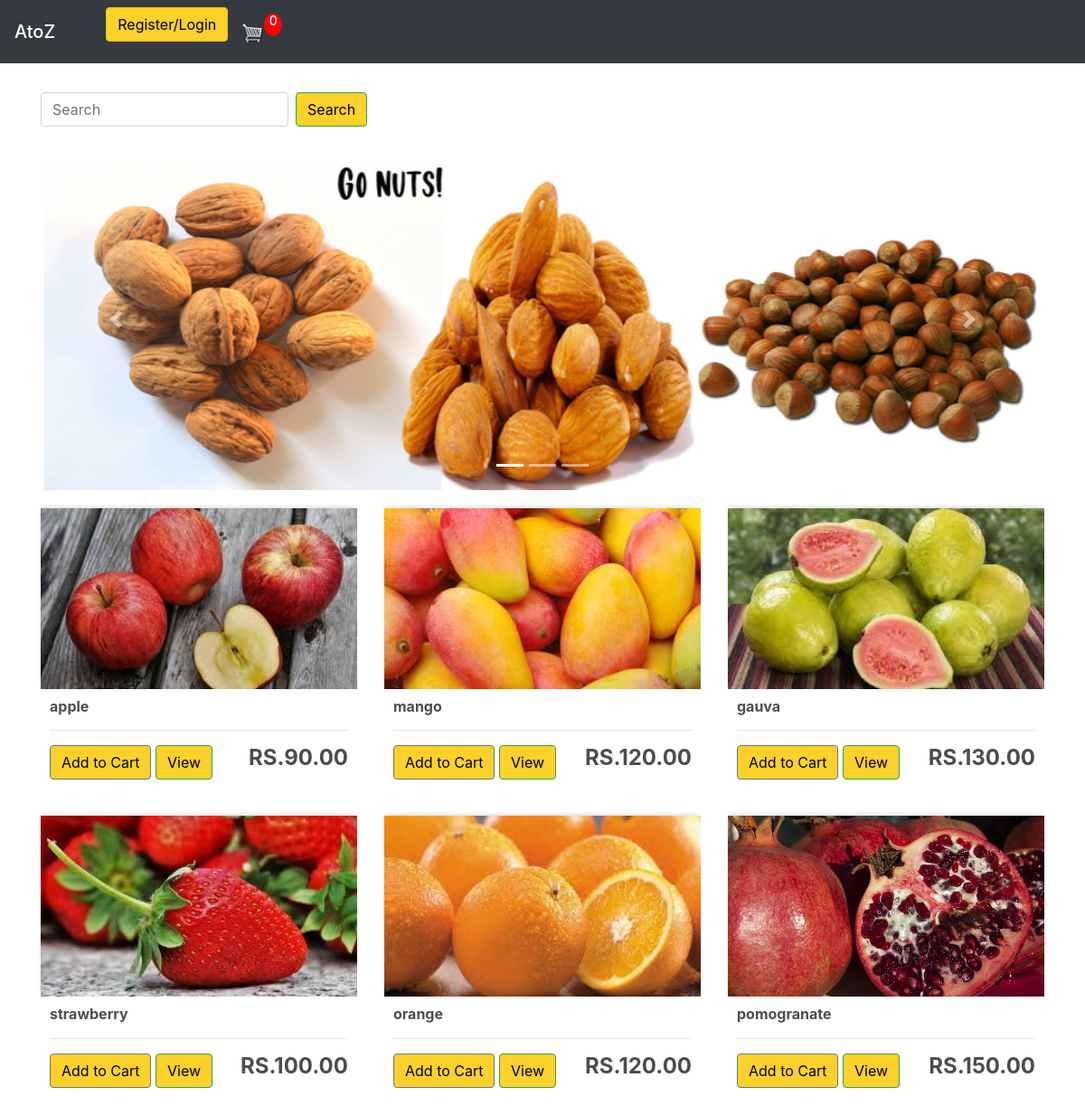
Screenshot of /user/add/ with the database file from the repository.
### atoz_store/models.py (models this page shows, shortened)
class Product(models.Model):
    catagory_choice = (
        ("FR","fruit"),
        ("DR","dryfruit"),
        ("VG","vegitable"),
        ("oth","other"),
         )
    name = models.CharField(max_length=128,null=True,)
    catagory = models.CharField(max_length=30,choices= catagory_choice ,null=True)
    price = models.DecimalField(max_digits=7, decimal_places=2)
    image = models.ImageField(null=True,blank=True)
    prodtype =models.BooleanField(default=True)
    @property
    def imageURL(self):
        try:
            url = self.image.url
        except:
            url = ''
        return url

### atoz_store/views.py (the view)
# urls.py: path('',views.store,name="store"),
def store(request):
    if request.user.is_authenticated:
        email = request.user.email
        name = request.user.first_name
        customer,created = Customer.objects.get_or_create(
            email=email,
        )
        customer.name = name
        customer.save()
        order,created = Order.objects.get_or_create(customer=customer,complete=False)
        items= order.orderitem_set.all()
        cartItems = order.get_cart_items
    else:
        items=[]
        order ={'get_cart.total':0,'get_cart_items':0}
        cartItems=order['get_cart_items']
    products = Product.objects.all()
    context = {'products':products,'cartItems':cartItems}
    return render(request ,'atoz_store/store.html',context)

### atoz_store/Templates/atoz_store/store.html (shortened to what this page needs)
{% extends 'atoz_store/main.html' %}
{% load static %}
{% block content %}
<div>
<form  class="form-inline my-2 my-lg-0">
	<input class="form-control mr-sm-2" type="search" placeholder="Search" aria-label="Search">
	<button class="btn btn-outline-success my-2 my-sm-0" type="submit">Search</button>
  </form>
  <br>
  <div id="carouselExampleIndicators" class="carousel slide" data-ride="carousel">
	<ol class="carousel-indicators">
	  <li data-target="#carouselExampleIndicators" data-slide-to="0" class="active"></li>
	  <li data-target="#carouselExampleIndicators" data-slide-to="1"></li>
	  <li data-target="#carouselExampleIndicators" data-slide-to="2"></li>
	</ol>
	<div class="carousel-inner">
	  <div class="carousel-item active">
		<img src="{% static  'images/capture4.png' %}" class="d-block w-100" alt="...">
	  </div>
	</div>
	<a class="carousel-control-prev" href="#carouselExampleIndicators" role="button" data-slide="prev">
	  <span class="carousel-control-prev-icon" aria-hidden="true"></span>
	</a>
	<a class="carousel-control-next" href="#carouselExampleIndicators" role="button" data-slide="next">
	  <span class="carousel-control-next-icon" aria-hidden="true"></span>
	</a>
  </div>
  </div>
	<div class="row">
		{% for product in products %}
		<div id="eachproduct"   class="col-lg-4">
			<img class="thumbnail" src="{{product.imageURL}}" alt="not found">
			<div  class="box-element product">
				<h6><strong>{{product.name}}</strong></h6>
				<hr>
				<button id="addToCart" data-product="{{product.id}}"  data-flagu="{{product.prodtype}}" data-action="add"  class="btn btn-outline-secondary add-btn update-cart">Add to Cart</button>
				<a class="btn btn-outline-success" href="#">View</a>
				<h4 style="display: inline-block; float: right"><strong>RS.{{ product.price|floatformat:2}}</strong></h4>
			</div>
		</div>
		 {% endfor %}
	</div>
{% endblock content %}

### atoz_store/static/css/main.css (style rules this page uses)
body { background-color:white; }
h1,h2,h3,h4,h5,h6 { color:hsl(0, 0%, 30%); }
.box-element { padding-left: 20px; background-color: #fff; border-radius: 4px; padding: 10px; }
.thumbnail { width: 100%; height: 200px; -webkit-box-shadow: -1px -3px 5px -2px rgba(214,214,214,1); -moz-box-shadow: -1px -3px 5px -2px rgba(214,214,214,1); box-shadow: -1px -3px 5px -2px rgba(214,214,214,1); }
.product { border-radius: 0 0 4px 4px; }
.col-lg-4, .col-lg-6, .col-lg-8, .col-lg-12 { margin-top: 10px; }
.btn { border-radius: 60; background-color: #fcd12a; color: black; }
.col-lg-4 { padding-top: 10px; padding-bottom: 10px; }
a { text-shadow: 0px 0px 3px rgba(117, 117, 117, 0.12); color: grey; text-decoration: none }

### rows the page displays
Product: imageURL (picture), name "apple", price "90.00"
Product: imageURL (picture), name "mango", price "120.00"
Product: imageURL (picture), name "gauva", price "130.00"
Product: imageURL (picture), name "strawberry", price "100.00"
Product: imageURL (picture), name "orange", price "120.00"
Product: imageURL (picture), name "pomogranate", price "150.00"

### other values shown
{{ cartItems }} "0"
